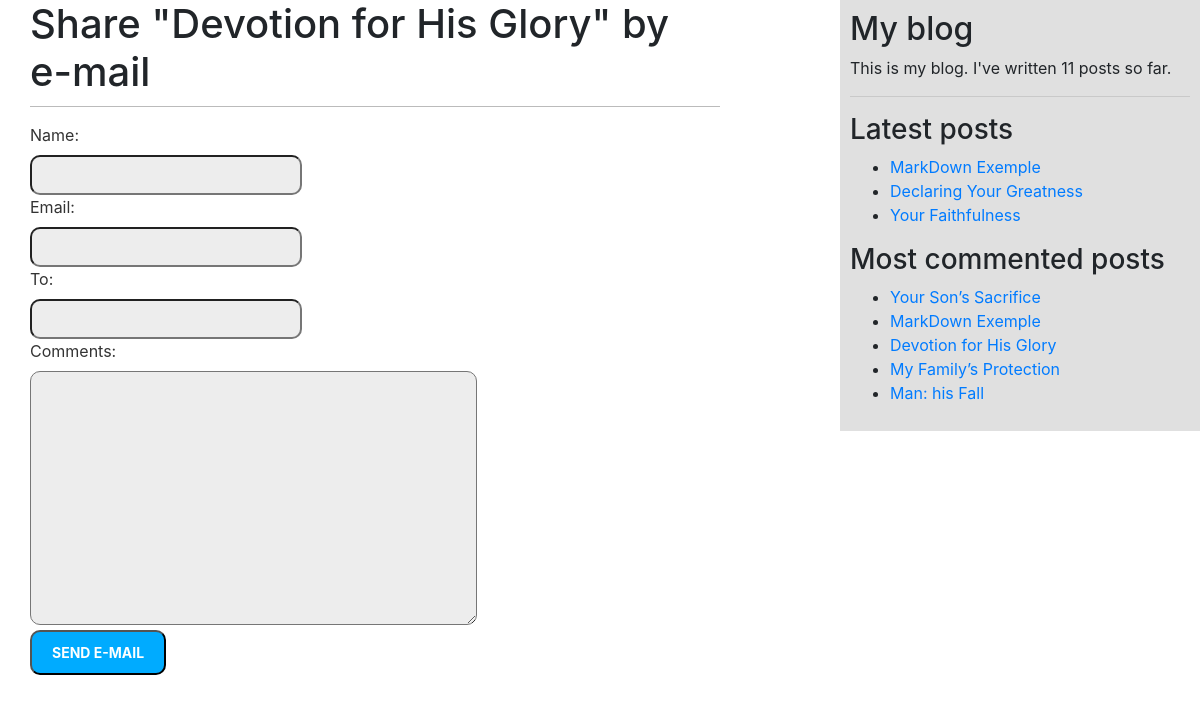
/BlogApp/1/share/, run on the app's committed database.
### BlogApp/models.py (models this page shows, shortened)
class Post(models.Model):
    STATUS_CHOICES = (
        ('draft', 'Draft'),
        ('published', 'Published'),
    )
    title = models.CharField(max_length=250)
    slug = models.SlugField(max_length=250,
                            unique_for_date='publish')
    author = models.ForeignKey(User,
                               on_delete=models.CASCADE,
                               related_name='blog_posts')
    body = models.TextField()
    publish = models.DateTimeField(default=timezone.now)
    created = models.DateTimeField(auto_now_add=True)
    updated = models.DateTimeField(auto_now=True)
    status = models.CharField(max_length=10,
                              choices=STATUS_CHOICES,
                              default='draft')
    objects = models.Manager()
    published = PublishedManager()
    tags = TaggableManager()
    class Meta:
        ordering = ('-publish',)
    def get_absolute_url(self):
        return reverse('BlogApp:post_detail',
                       args=[self.publish.year,
                             self.publish.month,
                             self.publish.day,
                             self.slug])

### BlogApp/views.py (the view)
# urls.py: path('<int:post_id>/share/', views.post_share, name='post_share'),
def post_share(request, post_id):
    post = get_object_or_404(Post, id=post_id, status='published')
    sent = False
    if request.method == 'POST':
        form = EmailPostForm(request.POST)
        if form.is_valid():
            cd = form.cleaned_data
            post_url = request.build_absolute_uri(post.get_absolute_url())
            subject = f"{cd['name']} recommends you read {post.title}"
            message = f"Read {post.title} at {post_url}\n\n{cd['name']}'s comments: {cd['comments']}"
            send_mail(subject, message, config('EMAIL_HOST_USER'), [cd['to']])
            sent = True
    else:
        form = EmailPostForm()
    return render(request, 'BlogApp/post/share.html', {'post': post,
                                                       'form': form,
                                                       'sent': sent})

### BlogApp/forms.py
class EmailPostForm(forms.Form):
    name = forms.CharField(max_length=25)
    email = forms.EmailField()
    to = forms.EmailField()
    comments = forms.CharField(required=False,
                               widget=forms.Textarea)

### BlogApp/models.py (called while the page is built)
    def get_queryset(self):
        return super().get_queryset().filter(status='published')

### BlogApp/templatetags/blog_tags.py (called while the page is built)
@register.simple_tag
def total_posts():
    return Post.published.count()

@register.inclusion_tag('BlogApp/post/latest_post.html')
def show_latest_posts(count=5):
    latest_posts = Post.published.order_by('-publish')[:count]
    return {'latest_posts': latest_posts}

@register.simple_tag
def get_most_commented_posts(count=5):
    return Post.published.annotate(
        total_comments=Count('comments')
    ).order_by('-total_comments')[:count]

### BlogApp/templates/BlogApp/post/share.html (shortened to what this page needs)
{% extends 'BlogApp/base.html' %}
{% block content %}
    {% if sent %}
        <h1>E-mail successfully sent</h1>
        <p>
            "{{ post.title }}" was successfully sent to {{ form.cleaned_data.to }}.
        </p>
    {% else %}
        <h1>Share "{{ post.title }}" by e-mail</h1>
        <form method="post">
            {{ form.as_p }}
            <input type="submit" value="Send e-mail">
        </form>
    {% endif %}
{% endblock %}

### BlogApp/templates/BlogApp/base.html (shortened to what this page needs)
{% load blog_tags %}
{% load static %}
<!DOCTYPE html>
<html lang="en">
<head>
    <link href="{% static "css/reset.css" %}" rel="stylesheet">
    <link href="{% static "css/BlogApp.css" %}" rel="stylesheet">
    <link href="{% static '/css/bootstrap.min.css' %}" rel="stylesheet">
</head>
<body>
<div id="content">
    {% block content %}
    {% endblock %}
</div>
<div id="sidebar">
    <h2>My blog</h2>
    <p>This is my blog. I've written {% total_posts %} posts so far.</p>
    <hr>
    <h3>Latest posts</h3>
    {% show_latest_posts 3 %}
    <h3>Most commented posts</h3>
    {% get_most_commented_posts as most_commented_posts %}
    <ul>
        {% for post in most_commented_posts %}
            <li>
                <a href="{{ post.get_absolute_url }}">{{ post.title }}</a>
            </li>
        {% endfor %}
    </ul>
</div>
</body>
</html>

### BlogApp/templates/BlogApp/post/latest_post.html
<ul>
    {% for post in latest_posts %}
        <li>
            <a href="{{ post.get_absolute_url }}">{{ post.title }}</a>
        </li>
    {% endfor %}
</ul>

### BlogApp/static/css/BlogApp.css (style rules this page uses)
body { margin:0; padding:0; font-family:helvetica, sans-serif; }
a { color:#00abff; text-decoration:none; }
h1 { font-weight:normal; border-bottom:1px solid #bbb; padding:0 0 10px 0; }
h2 { font-weight:normal; margin:30px 0 0; }
#content { float:left; width:60%; padding:0 0 0 30px; }
#sidebar { float:right; width:30%; padding:10px; background: #e0e0e0; height:100%; }
label { float:left; clear:both; color:#333; margin-bottom:4px; }
input, textarea { clear:both; float:left; margin:0 0 10px; background: #ededed; padding:6px 10px; font-size:12px; border-radius: 10px; }
input[type=submit] { font-weight:bold; background:#00abff; color:#fff; padding:10px 20px; font-size:14px; text-transform:uppercase; margin-block: 5px; }

### data on the page
Post: title "Devotion for His Glory"
Post: title "MarkDown Exemple"
Post: title "Declaring Your Greatness"
Post: title "Your Faithfulness"
Post: title "Your Son’s Sacrifice"
Post: title "My Family’s Protection"
Post: title "Man: his Fall"
